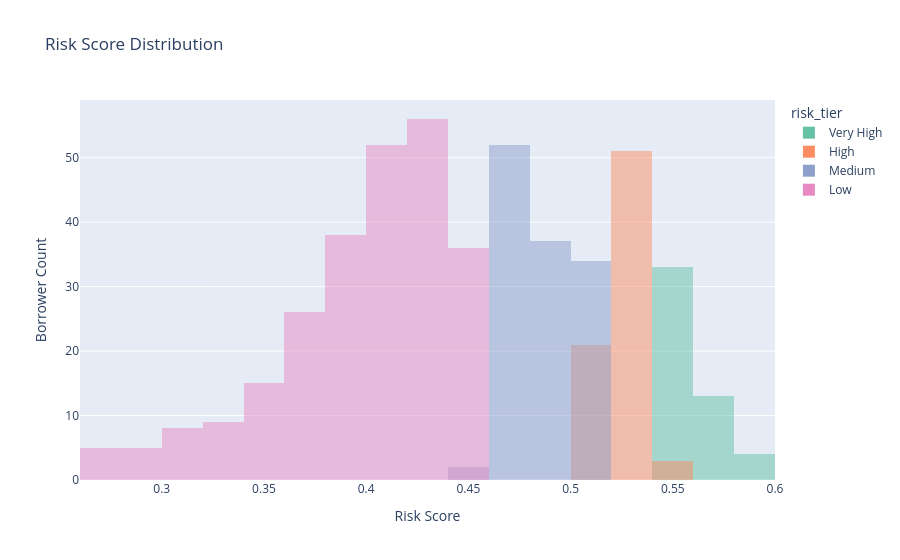
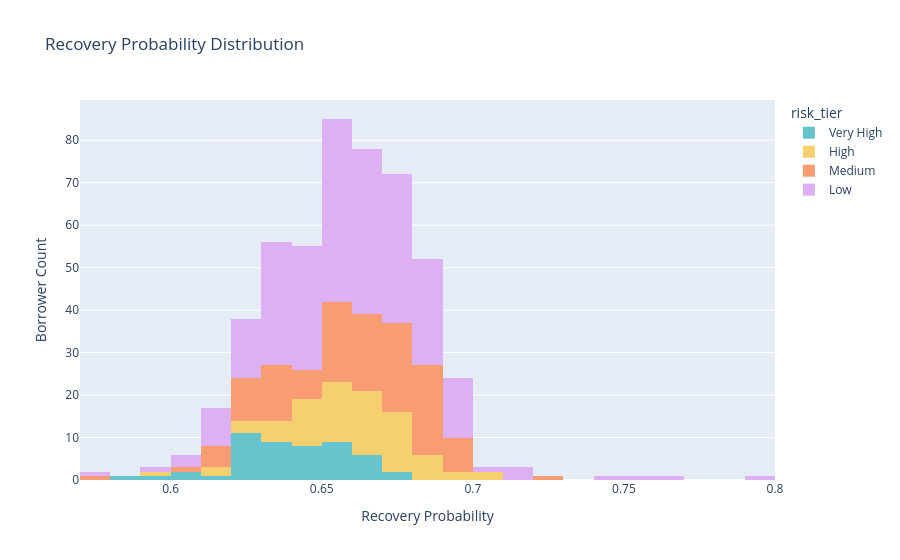
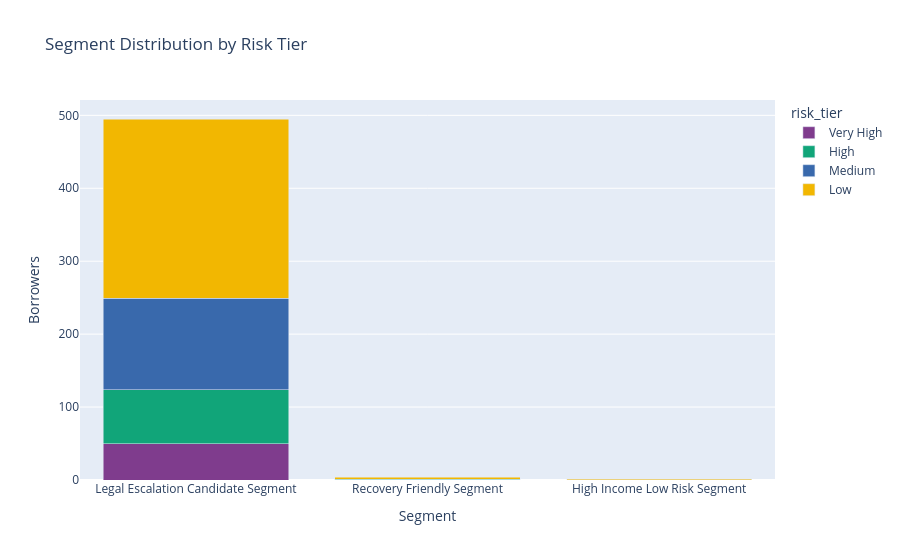
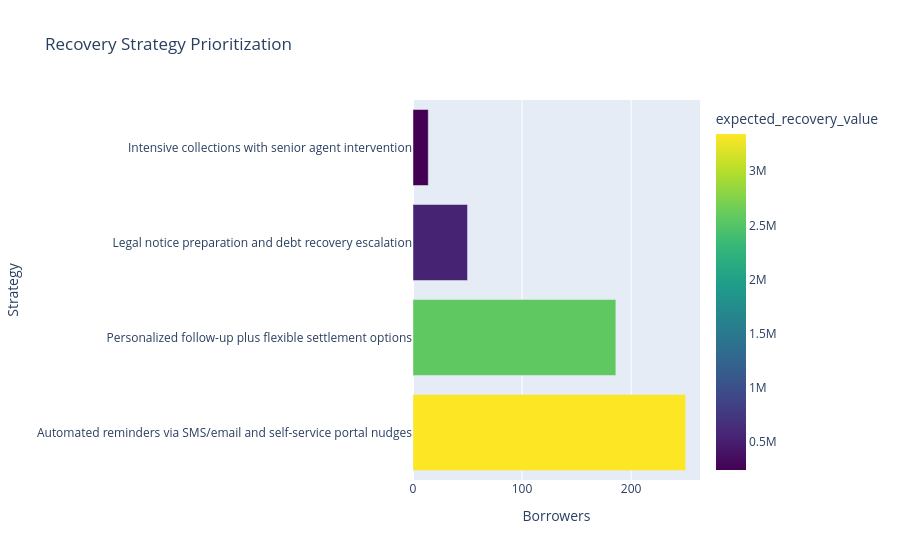

The cell these charts' notebook holds for them, in order:
### Code cell
assigned = pd.read_csv(TABLES_DIR / "portfolio_with_strategies.csv")
scenarios = pd.read_csv(TABLES_DIR / "scenario_analysis.csv")
builder = DashboardBuilder()

risk_fig = builder.risk_distribution(assigned)
recovery_fig = builder.recovery_probability_distribution(assigned)
segment_fig = builder.segment_distribution(assigned)
strategy_fig = builder.strategy_recommendations(assigned)
scenario_fig = builder.scenario_comparison(scenarios)

risk_fig.show()
recovery_fig.show()
segment_fig.show()
strategy_fig.show()
scenario_fig.show()

### Figure 1 — Plotly figure (JSON) as saved in the notebook; plotly's stock layout.template omitted (floating-point values rounded to 4 significant figures; data arrays with more than 128 entries replaced by an {"elided": "..."} marker saying what was removed)
{"data": [{"bingroup": "x", "hovertemplate": "risk_tier=Very High<br>risk_score=%{x}<br>count=%{y}<extra></extra>", "legendgroup": "Very High", "marker": {"color": "rgb(102,194,165)", "opacity": 0.5, "pattern": {"shape": ""}}, "name": "Very High", "nbinsx": 30, "orientation": "v", "showlegend": true, "type": "histogram", "x": [0.5644, 0.5638, 0.5497, 0.5955, 0.5477, 0.5597, 0.5647, 0.5589, 0.5658, 0.5419, 0.5515, 0.5581, 0.5818, 0.5536, 0.5524, 0.5774, 0.5515, 0.5489, 0.5435, 0.5702, 0.5515, 0.5429, 0.5608, 0.5709, 0.5484, 0.5875, 0.5546, 0.5663, 0.5438, 0.5418, 0.5427, 0.5683, 0.5408, 0.5491, 0.5423, 0.5509, 0.5462, 0.5849, 0.5484, 0.5476, 0.552, 0.5565, 0.5744, 0.5428, 0.5452, 0.5453, 0.5602, 0.5692, 0.5432, 0.5499], "xaxis": "x", "yaxis": "y"}, {"bingroup": "x", "hovertemplate": "risk_tier=High<br>risk_score=%{x}<br>count=%{y}<extra></extra>", "legendgroup": "High", "marker": {"color": "rgb(252,141,98)", "opacity": 0.5, "pattern": {"shape": ""}}, "name": "High", "nbinsx": 30, "orientation": "v", "showlegend": true, "type": "histogram", "x": [0.5322, 0.5348, 0.5325, 0.5189, 0.5258, 0.5216, 0.524, 0.5296, 0.5132, 0.5129, 0.5408, 0.523, 0.5185, 0.5331, 0.5345, 0.5139, 0.54, 0.5378, 0.5336, 0.5269, 0.534, 0.5299, 0.5308, 0.5235, 0.5397, 0.5176, 0.5169, 0.5283, 0.537, 0.5216, 0.5133, 0.5401, 0.5322, 0.5296, 0.5168, 0.5286, 0.5227, 0.5218, 0.5208, 0.5161, 0.5268, 0.5175, 0.5352, 0.5171, 0.528, 0.5385, 0.5285, 0.5339, 0.5304, 0.5125, 0.5222, 0.5233, 0.5388, 0.5168, 0.5317, 0.5164, 0.5279, 0.5299, 0.5259, 0.5304, 0.516, 0.528, 0.5242, 0.5214, 0.522, 0.5199, 0.5282, 0.5203, 0.5148, 0.5179, 0.5185, 0.5231, 0.531, 0.513, 0.521], "xaxis": "x", "yaxis": "y"}, {"bingroup": "x", "hovertemplate": "risk_tier=Medium<br>risk_score=%{x}<br>count=%{y}<extra></extra>", "legendgroup": "Medium", "marker": {"color": "rgb(141,160,203)", "opacity": 0.5, "pattern": {"shape": ""}}, "name": "Medium", "nbinsx": 30, "orientation": "v", "showlegend": true, "type": "histogram", "x": [0.4966, 0.5122, 0.5049, 0.507, 0.5125, 0.5054, 0.4973, 0.5051, 0.5044, 0.4976, 0.5039, 0.4874, 0.501, 0.5004, 0.4906, 0.4619, 0.4862, 0.4915, 0.49, 0.497, 0.5046, 0.4717, 0.5017, 0.5032, 0.5098, 0.4933, 0.4941, 0.4746, 0.4974, 0.4775, 0.4707, 0.5083, 0.4748, 0.4894, 0.4627, 0.4791, 0.5086, 0.4668, 0.4689, 0.4742, 0.4733, 0.4868, 0.4608, 0.4793, 0.5125, 0.5052, 0.4788, 0.481, 0.4891, 0.4613, 0.5048, 0.5, 0.5114, 0.4906, 0.4634, 0.4779, 0.5044, 0.4965, 0.4601, 0.46, 0.4878, 0.4782, 0.4913, 0.4603, 0.5102, 0.4767, 0.4927, 0.4582, 0.4958, 0.4643, 0.4733, 0.4696, 0.4868, 0.5068, 0.4694, 0.4656, 0.4996, 0.4788, 0.4619, 0.4621, 0.4706, 0.5079, 0.5002, 0.5118, 0.5112, 0.471, 0.4701, 0.4812, 0.5004, 0.5037, 0.4628, 0.4655, 0.4704, 0.5111, 0.5015, 0.4884, 0.4886, 0.472, 0.4607, 0.4636, 0.4971, 0.466, 0.4951, 0.4835, 0.5071, 0.472, 0.4996, 0.472, 0.4666, 0.4585, 0.4769, 0.4738, 0.4909, 0.4682, 0.4838, 0.5041, 0.4733, 0.5076, 0.4999, 0.4652, 0.4704, 0.4918, 0.4748, 0.4916, 0.4706], "xaxis": "x", "yaxis": "y"}, {"bingroup": "x", "hovertemplate": "risk_tier=Low<br>risk_score=%{x}<br>count=%{y}<extra></extra>", "legendgroup": "Low", "marker": {"color": "rgb(231,138,195)", "opacity": 0.5, "pattern": {"shape": ""}}, "name": "Low", "nbinsx": 30, "orientation": "v", "showlegend": true, "type": "histogram", "x": {"elided": "250 float values"}, "xaxis": "x", "yaxis": "y"}], "layout": {"barmode": "overlay", "legend": {"title": {"text": "risk_tier"}, "tracegroupgap": 0}, "title": {"text": "Risk Score Distribution"}, "xaxis": {"anchor": "y", "domain": [0.0, 1.0], "title": {"text": "Risk Score"}}, "yaxis": {"anchor": "x", "domain": [0.0, 1.0], "title": {"text": "Borrower Count"}}}}

### Figure 2 — Plotly figure (JSON) as saved in the notebook; plotly's stock layout.template omitted (floating-point values rounded to 4 significant figures; data arrays with more than 128 entries replaced by an {"elided": "..."} marker saying what was removed)
{"data": [{"bingroup": "x", "hovertemplate": "risk_tier=Very High<br>recovery_probability=%{x}<br>count=%{y}<extra></extra>", "legendgroup": "Very High", "marker": {"color": "rgb(102, 197, 204)", "pattern": {"shape": ""}}, "name": "Very High", "nbinsx": 30, "orientation": "v", "showlegend": true, "type": "histogram", "x": [0.6378, 0.6669, 0.6479, 0.6008, 0.6249, 0.6514, 0.5899, 0.63, 0.6065, 0.6756, 0.6578, 0.654, 0.6369, 0.6548, 0.6364, 0.6224, 0.6564, 0.6568, 0.6582, 0.6289, 0.6257, 0.6291, 0.6221, 0.6294, 0.6645, 0.623, 0.6485, 0.5983, 0.6408, 0.6451, 0.6717, 0.6485, 0.6611, 0.6629, 0.6426, 0.6518, 0.636, 0.63, 0.6343, 0.665, 0.6606, 0.6482, 0.6517, 0.644, 0.6382, 0.614, 0.6355, 0.6282, 0.624, 0.6269], "xaxis": "x", "yaxis": "y"}, {"bingroup": "x", "hovertemplate": "risk_tier=High<br>recovery_probability=%{x}<br>count=%{y}<extra></extra>", "legendgroup": "High", "marker": {"color": "rgb(246, 207, 113)", "pattern": {"shape": ""}}, "name": "High", "nbinsx": 30, "orientation": "v", "showlegend": true, "type": "histogram", "x": [0.6236, 0.6565, 0.6423, 0.6159, 0.6785, 0.6773, 0.6614, 0.6253, 0.6874, 0.6696, 0.6384, 0.6425, 0.6485, 0.6603, 0.6546, 0.687, 0.6332, 0.6686, 0.6794, 0.6555, 0.64, 0.6644, 0.6777, 0.6411, 0.6433, 0.6784, 0.6673, 0.6616, 0.6679, 0.6514, 0.6699, 0.6521, 0.6823, 0.6728, 0.6754, 0.6637, 0.6291, 0.654, 0.6747, 0.6521, 0.6547, 0.691, 0.6524, 0.6704, 0.6518, 0.6331, 0.6454, 0.681, 0.6591, 0.6576, 0.6642, 0.6769, 0.6147, 0.6819, 0.6696, 0.6582, 0.6494, 0.6463, 0.637, 0.6556, 0.6676, 0.6376, 0.6714, 0.6729, 0.6852, 0.6771, 0.5978, 0.6653, 0.6708, 0.6685, 0.6425, 0.6472, 0.7051, 0.6915, 0.7059], "xaxis": "x", "yaxis": "y"}, {"bingroup": "x", "hovertemplate": "risk_tier=Medium<br>recovery_probability=%{x}<br>count=%{y}<extra></extra>", "legendgroup": "Medium", "marker": {"color": "rgb(248, 156, 116)", "pattern": {"shape": ""}}, "name": "Medium", "nbinsx": 30, "orientation": "v", "showlegend": true, "type": "histogram", "x": [0.6489, 0.6582, 0.6297, 0.6716, 0.6252, 0.615, 0.6534, 0.6886, 0.6774, 0.6384, 0.6555, 0.6935, 0.6754, 0.6917, 0.6688, 0.5789, 0.6184, 0.6196, 0.6919, 0.6685, 0.6825, 0.6283, 0.6773, 0.6929, 0.6773, 0.6719, 0.6853, 0.6622, 0.6962, 0.6117, 0.637, 0.6778, 0.654, 0.6882, 0.6922, 0.6379, 0.6775, 0.6662, 0.6169, 0.6767, 0.626, 0.6263, 0.659, 0.6398, 0.6736, 0.6843, 0.6574, 0.6059, 0.6741, 0.6806, 0.6849, 0.6424, 0.6362, 0.6579, 0.6924, 0.6773, 0.6765, 0.686, 0.6677, 0.6863, 0.6802, 0.6893, 0.6451, 0.6826, 0.6625, 0.6621, 0.6728, 0.6255, 0.6374, 0.6623, 0.6834, 0.6314, 0.6693, 0.6355, 0.6519, 0.6491, 0.6621, 0.639, 0.6546, 0.6319, 0.6503, 0.6801, 0.6613, 0.6801, 0.6568, 0.6229, 0.6754, 0.6349, 0.6836, 0.657, 0.6409, 0.6801, 0.6687, 0.6906, 0.6624, 0.6564, 0.6771, 0.6674, 0.6776, 0.678, 0.6296, 0.6599, 0.672, 0.6493, 0.6659, 0.6699, 0.6359, 0.6851, 0.6264, 0.6246, 0.6533, 0.6672, 0.6894, 0.6586, 0.6359, 0.6773, 0.6825, 0.6559, 0.6616, 0.6568, 0.6826, 0.6513, 0.6725, 0.6458, 0.7222], "xaxis": "x", "yaxis": "y"}, {"bingroup": "x", "hovertemplate": "risk_tier=Low<br>recovery_probability=%{x}<br>count=%{y}<extra></extra>", "legendgroup": "Low", "marker": {"color": "rgb(220, 176, 242)", "pattern": {"shape": ""}}, "name": "Low", "nbinsx": 30, "orientation": "v", "showlegend": true, "type": "histogram", "x": {"elided": "250 float values"}, "xaxis": "x", "yaxis": "y"}], "layout": {"barmode": "relative", "legend": {"title": {"text": "risk_tier"}, "tracegroupgap": 0}, "title": {"text": "Recovery Probability Distribution"}, "xaxis": {"anchor": "y", "domain": [0.0, 1.0], "title": {"text": "Recovery Probability"}}, "yaxis": {"anchor": "x", "domain": [0.0, 1.0], "title": {"text": "Borrower Count"}}}}

### Figure 3 — Plotly figure (JSON) as saved in the notebook; plotly's stock layout.template omitted (floating-point values rounded to 4 significant figures)
{"data": [{"hovertemplate": "risk_tier=Very High<br>segment_name=%{x}<br>borrowers=%{y}<extra></extra>", "legendgroup": "Very High", "marker": {"color": "rgb(127, 60, 141)", "pattern": {"shape": ""}}, "name": "Very High", "orientation": "v", "showlegend": true, "textposition": "auto", "type": "bar", "x": ["Legal Escalation Candidate Segment"], "xaxis": "x", "y": [50], "yaxis": "y"}, {"hovertemplate": "risk_tier=High<br>segment_name=%{x}<br>borrowers=%{y}<extra></extra>", "legendgroup": "High", "marker": {"color": "rgb(17, 165, 121)", "pattern": {"shape": ""}}, "name": "High", "orientation": "v", "showlegend": true, "textposition": "auto", "type": "bar", "x": ["Legal Escalation Candidate Segment", "Recovery Friendly Segment"], "xaxis": "x", "y": [74, 1], "yaxis": "y"}, {"hovertemplate": "risk_tier=Medium<br>segment_name=%{x}<br>borrowers=%{y}<extra></extra>", "legendgroup": "Medium", "marker": {"color": "rgb(57, 105, 172)", "pattern": {"shape": ""}}, "name": "Medium", "orientation": "v", "showlegend": true, "textposition": "auto", "type": "bar", "x": ["Legal Escalation Candidate Segment"], "xaxis": "x", "y": [125], "yaxis": "y"}, {"hovertemplate": "risk_tier=Low<br>segment_name=%{x}<br>borrowers=%{y}<extra></extra>", "legendgroup": "Low", "marker": {"color": "rgb(242, 183, 1)", "pattern": {"shape": ""}}, "name": "Low", "orientation": "v", "showlegend": true, "textposition": "auto", "type": "bar", "x": ["Legal Escalation Candidate Segment", "Recovery Friendly Segment", "High Income Low Risk Segment"], "xaxis": "x", "y": [246, 3, 1], "yaxis": "y"}], "layout": {"barmode": "stack", "legend": {"title": {"text": "risk_tier"}, "tracegroupgap": 0}, "title": {"text": "Segment Distribution by Risk Tier"}, "xaxis": {"anchor": "y", "domain": [0.0, 1.0], "title": {"text": "Segment"}}, "yaxis": {"anchor": "x", "domain": [0.0, 1.0], "title": {"text": "Borrowers"}}}}

### Figure 4 — Plotly figure (JSON) as saved in the notebook; plotly's stock layout.template omitted (floating-point values rounded to 4 significant figures)
{"data": [{"hovertemplate": "borrowers=%{x}<br>recommended_strategy=%{y}<br>expected_recovery_value=%{marker.color}<extra></extra>", "legendgroup": "", "marker": {"color": [3344000.0, 2572000.0, 540600.0, 241700.0], "coloraxis": "coloraxis", "pattern": {"shape": ""}}, "name": "", "orientation": "h", "showlegend": false, "textposition": "auto", "type": "bar", "x": [250, 186, 50, 14], "xaxis": "x", "y": ["Automated reminders via SMS/email and self-service portal nudges", "Personalized follow-up plus flexible settlement options", "Legal notice preparation and debt recovery escalation", "Intensive collections with senior agent intervention"], "yaxis": "y"}], "layout": {"barmode": "relative", "coloraxis": {"autocolorscale": false, "colorbar": {"title": {"text": "expected_recovery_value"}}, "colorscale": [[0.0, "#440154"], [0.1111, "#482878"], [0.2222, "#3e4989"], [0.3333, "#31688e"], [0.4444, "#26828e"], [0.5556, "#1f9e89"], [0.6667, "#35b779"], [0.7778, "#6ece58"], [0.8889, "#b5de2b"], [1.0, "#fde725"]]}, "legend": {"tracegroupgap": 0}, "title": {"text": "Recovery Strategy Prioritization"}, "xaxis": {"anchor": "y", "domain": [0.0, 1.0], "title": {"text": "Borrowers"}}, "yaxis": {"anchor": "x", "domain": [0.0, 1.0], "title": {"text": "Strategy"}}}}
